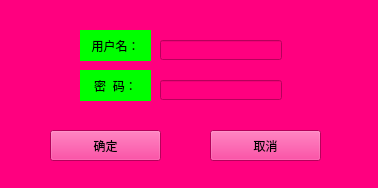
<?xml version="1.0" encoding="UTF-8"?>
<ui version="4.0">
 <class>Login</class>
 <widget class="QWidget" name="Login">
  <property name="geometry">
   <rect>
    <x>0</x>
    <y>0</y>
    <width>378</width>
    <height>188</height>
   </rect>
  </property>
  <property name="windowTitle">
   <string>用户登录</string>
  </property>
  <property name="styleSheet">
   <string notr="true">background-color: rgb(255, 0, 127);</string>
  </property>
  <widget class="QLabel" name="label_2">
   <property name="geometry">
    <rect>
     <x>80</x>
     <y>70</y>
     <width>71</width>
     <height>31</height>
    </rect>
   </property>
   <property name="styleSheet">
    <string notr="true">background-color: rgb(0, 255, 0);</string>
   </property>
   <property name="text">
    <string>密  码：</string>
   </property>
   <property name="alignment">
    <set>Qt::AlignCenter</set>
   </property>
  </widget>
  <widget class="QLineEdit" name="upass">
   <property name="geometry">
    <rect>
     <x>160</x>
     <y>80</y>
     <width>122</width>
     <height>20</height>
    </rect>
   </property>
  </widget>
  <widget class="QLineEdit" name="uname">
   <property name="geometry">
    <rect>
     <x>160</x>
     <y>40</y>
     <width>122</width>
     <height>20</height>
    </rect>
   </property>
  </widget>
  <widget class="QLabel" name="label">
   <property name="geometry">
    <rect>
     <x>80</x>
     <y>30</y>
     <width>71</width>
     <height>31</height>
    </rect>
   </property>
   <property name="styleSheet">
    <string notr="true">background-color: rgb(0, 255, 0);</string>
   </property>
   <property name="text">
    <string notr="true">用户名：</string>
   </property>
   <property name="alignment">
    <set>Qt::AlignCenter</set>
   </property>
  </widget>
  <widget class="QPushButton" name="Blg">
   <property name="geometry">
    <rect>
     <x>50</x>
     <y>130</y>
     <width>111</width>
     <height>31</height>
    </rect>
   </property>
   <property name="text">
    <string>确定</string>
   </property>
  </widget>
  <widget class="QPushButton" name="Bcl">
   <property name="geometry">
    <rect>
     <x>210</x>
     <y>130</y>
     <width>111</width>
     <height>31</height>
    </rect>
   </property>
   <property name="text">
    <string>取消</string>
   </property>
  </widget>
 </widget>
 <resources/>
 <connections/>
</ui>
